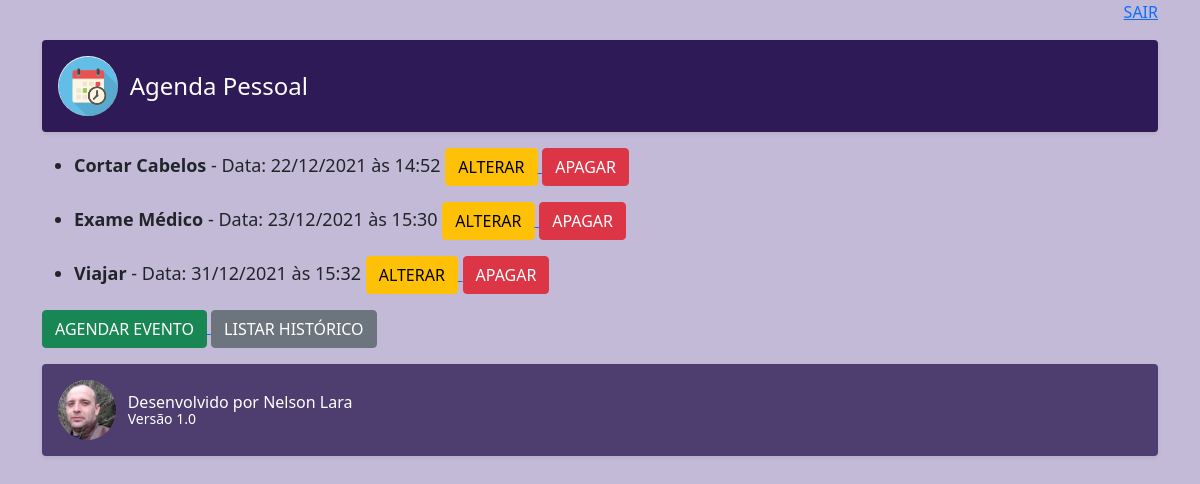
The page /agenda/ (signed in) on the database as committed earlier.
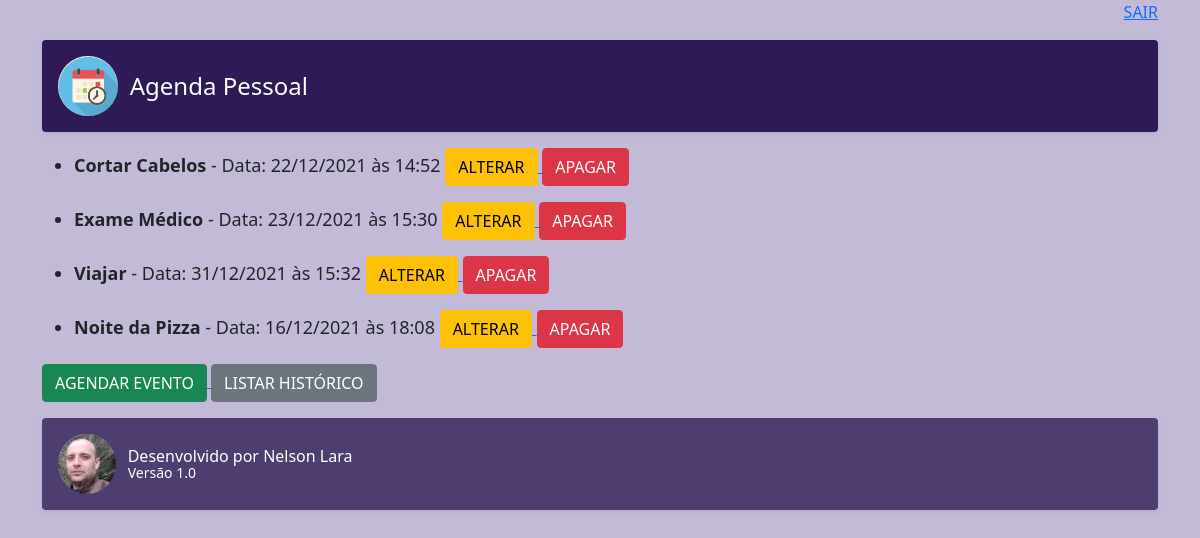
The same page on the database as committed later.
### core/models.py (models this page shows, shortened)
class evento(models.Model):
    titulo = models.CharField(verbose_name='Título', max_length=100)
    descricao = models.TextField(verbose_name='Descrição', blank=True, null=True)
    local = models.CharField(verbose_name='Local', blank=True, null=True, max_length=100)
    data_evento = models.DateTimeField(verbose_name='Data do Evento')
    data_criacao = models.DateTimeField(verbose_name='Data da Criação', auto_now=True)
    usuario = models.ForeignKey(User, on_delete=models.CASCADE) #criando novo campo para fazer o relacionamento com a tabela usuario do django
    class Meta:
        db_table = 'evento'
    def get_data_evento(self):
        return self.data_evento.strftime('%d/%m/%Y às %H:%M')
    def get_evento_atrasado(self):
        if self.data_evento < datetime.now():
            return True
        else:
            return False
    def get_evento_falta_1h(self):
        if self.data_evento < datetime.now() - timedelta(hours=-1):
            return True
        else:
            return False

### core/views.py (the view)
# urls.py: path('agenda/', views.lista_eventos),
@login_required(login_url='/login/') # solicitar login precisou importar from django.contrib.auth.decorators import login_required
def lista_eventos(request):
    usuario = request.user                         ### Receber o usuario logado no Django
    data_atual = datetime.now() - timedelta(hours=1)
    valor = evento.objects.filter(usuario=usuario, ### Fltra pelo usuario logado no Django
                                  data_evento__gt=data_atual) # __gt siginifica se data de evento for maior que, se quiser menor que utilize __lt
    dic_evento = {'chave':valor}
    return render(request, 'agenda.html', dic_evento)

### templates/agenda.html (shortened to what this page needs)
{% extends "model-page.html" %}
{% block content %}
    <ul style="font-size: 18px">
        {% for valor in chave %}
            <li>
                <div style=>
                            <b>{{ valor.titulo }}</b> - Data: {{ valor.get_data_evento }}
                                <a href="novo_evento/?id={{ valor.id }}">
                                    <button type="button" class="btn btn-warning">ALTERAR</button>
                                </a>
                                <a href="novo_evento/delete/{{ valor.id }}">
                                    <button type="button" class="btn btn-danger">APAGAR</button>
                                </a>
                </div>
            </li>
        {% endfor %}
    </ul>
    <a href="novo_evento/">
        <button type="button" class="btn btn-success">AGENDAR EVENTO</button>
    </a>
    <a href="eventos_passado">
        <button type="button" class="btn btn-secondary">LISTAR HISTÓRICO</button>
    </a>
{% endblock %}

Rows that differ between the two databases and show on the page:
added evento: titulo "Noite da Pizza", get_data_evento "16/12/2021 às 18:08"
